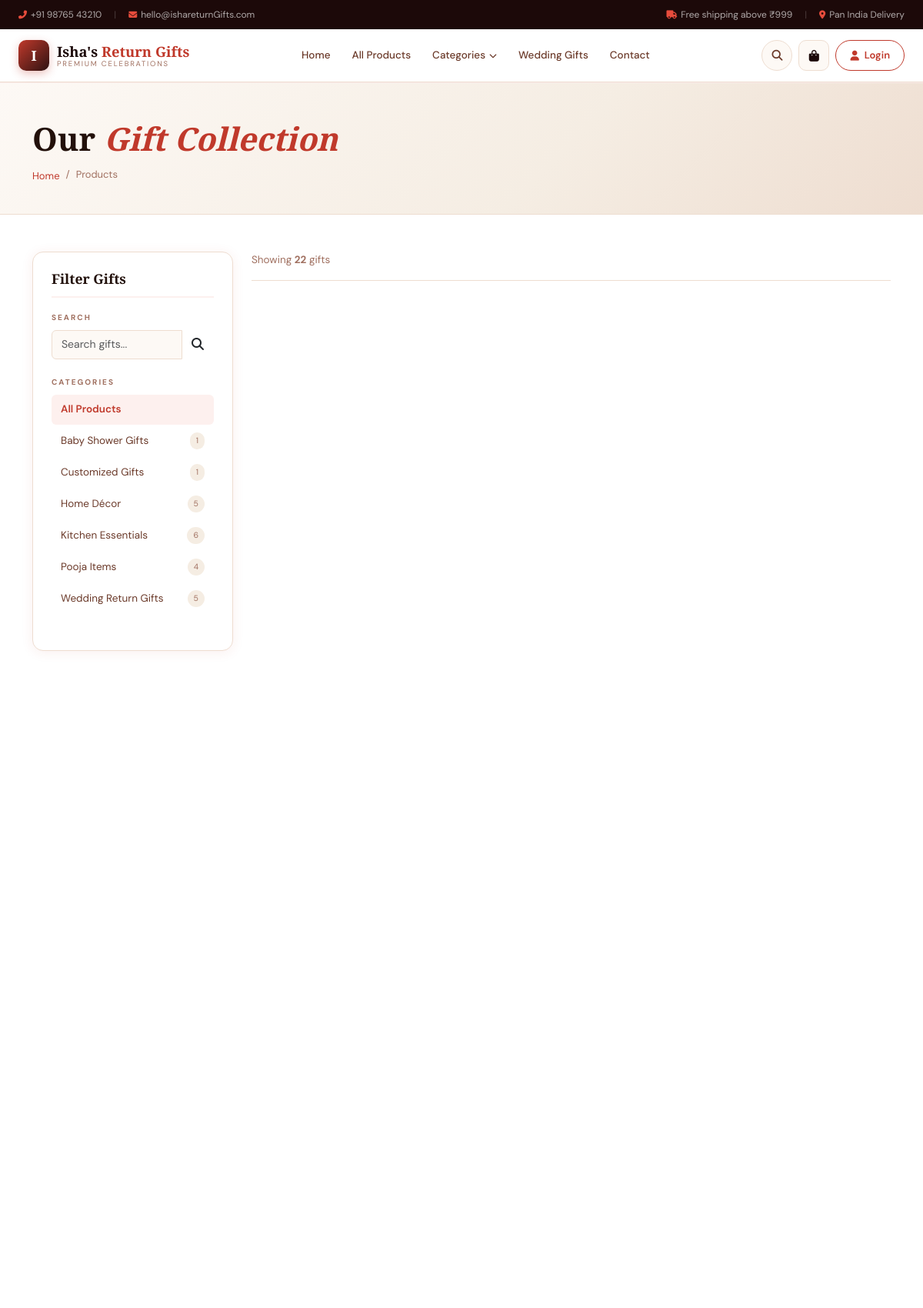
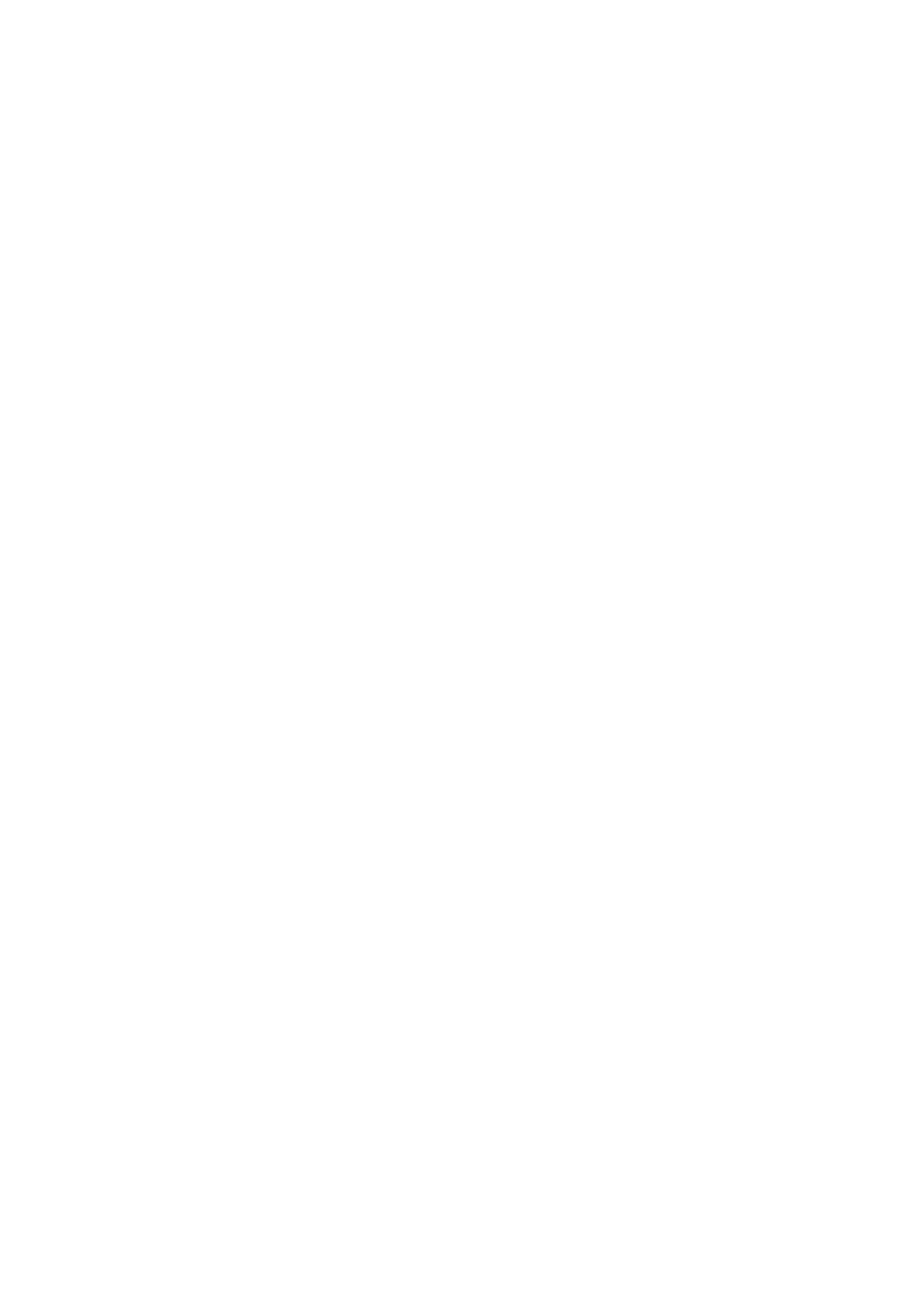
Screenshot of /products/ (upper part) with the database file from the repository (2 pictures, top to bottom).
### products/models.py (models this page shows, shortened)
class Category(models.Model):
    name = models.CharField(max_length=200)
    slug = models.SlugField(unique=True)
    image = models.ImageField(upload_to='categories/', blank=True, null=True)
    description = models.TextField(blank=True)
    created_at = models.DateTimeField(auto_now_add=True)
    class Meta:
        verbose_name_plural = 'Categories'
        ordering = ['name']

### products/views.py (the view)
# urls.py: path('products/', views.product_list, name='dashboard_products'),
def product_list(request):
    products = Product.objects.filter(is_active=True).select_related('category')
    categories = Category.objects.all()
    category_slug = request.GET.get('category', '')
    search = request.GET.get('search', '')
    featured = request.GET.get('featured', '')
    if category_slug:
        products = products.filter(category__slug=category_slug)
    if search:
        products = products.filter(name__icontains=search)
    if featured:
        products = products.filter(is_featured=True)
    active_category = None
    if category_slug:
        active_category = Category.objects.filter(slug=category_slug).first()
    return render(request, 'products/product_list.html', {
        'products': products,
        'categories': categories,
        'active_category': active_category,
        'search': search,
        'total_count': products.count(),
    })

### products/context_processors.py (called while the page is built)
def cart_count(request):
    count = 0
    if request.session.session_key:
        try:
            cart = Cart.objects.get(session_key=request.session.session_key)
            count = cart.get_item_count()
        except Cart.DoesNotExist:
            pass
    return {'cart_count': count}

### products/models.py (called while the page is built)
    @property
    def discount_percentage(self):
        if self.offer_price and self.price > 0:
            return int(((self.price - self.offer_price) / self.price) * 100)
        return 0

    def is_in_stock(self):
        return self.stock_quantity > 0

### templates/products/product_list.html (shortened to what this page needs)
{% extends 'base.html' %}
{% load static %}
{% block content %}
<section class="page-hero">
    <div class="container">
        <h1>Our <em>Gift Collection</em></h1>
        <nav aria-label="breadcrumb">
            <ol class="breadcrumb">
                <li class="breadcrumb-item"><a href="{% url 'home' %}">Home</a></li>
                <li class="breadcrumb-item active">Products</li>
            </ol>
        </nav>
    </div>
</section>
<section class="products-page-section">
    <div class="container">
        <div class="row">
            <div class="col-lg-3 mb-4">
                <div class="filter-sidebar">
                    <h5 class="filter-title">Filter Gifts</h5>
                    <div class="filter-group">
                        <h6>Search</h6>
                        <form action="{% url 'product_list' %}" method="GET">
                            <div class="input-group">
                                <input type="text" name="search" class="form-control" placeholder="Search gifts..." value="{{ search_query }}">
                                <button class="btn btn-gold" type="submit"><i class="fas fa-search"></i></button>
                            </div>
                        </form>
                    </div>
                    <div class="filter-group">
                        <h6>Categories</h6>
                        <ul class="filter-list">
                            <li>
                                <a href="{% url 'product_list' %}" class="filter-link {% if not selected_category %}active{% endif %}">
                                    All Products
                                </a>
                            </li>
                            {% for category in categories %}
                            <li>
                                <a href="{% url 'product_list' %}?category={{ category.slug }}" class="filter-link {% if selected_category == category.slug %}active{% endif %}">
                                    {{ category.name }}
                                    <span class="filter-count">{{ category.products.count }}</span>
                                </a>
                            </li>
                            {% endfor %}
                        </ul>
                    </div>
                </div>
            </div>
            <div class="col-lg-9">
                <div class="products-toolbar d-flex justify-content-between align-items-center mb-4">
                    <p class="toolbar-count">
                        Showing <strong>{{ products.count }}</strong> gifts
                    </p>
                </div>
                {% if products %}
                <div class="row g-4">
                    {% for product in products %}
                    <div class="col-6 col-md-4 col-lg-4">
                    </div>
                    {% endfor %}
                </div>
                {% endif %}
            </div>
        </div>
    </div>
</section>
{% endblock %}

### static/css/all.css (style rules this page uses)
:root { --rose: #c0392b; --rose2: #e74c3c; --rose-pale: #fdf0ee; --rose-mid: #f5c6c0; --gold: #c9972a; --gold2: #f0c96a; --gold-pale: #fdf6e9; --cream: #fdf9f5; --cream2: #f5ede3; --cream3: #eeddd0; --dark: #1c0909; --dark2: #2e1212; --text: #22100a; --text2: #6b3a2a; --text3: #a07060; --white: #ffffff; --r: 14px; --r-sm: 10px; --r-xs: 6px; --sh-s: 0 2px 16px rgba(192,57,43,0.08); --sh: 0 8px 32px rgba(192,57,43,0.12); --sh-l: 0 20px 60px rgba(192,57,43,0.16); --ease: cubic-bezier(0.4, 0, 0.2, 1); }
*, *::before, *::after { box-sizing: border-box; margin: 0; padding: 0; }
html { scroll-behavior: smooth; }
body { font-family: 'DM Sans', 'Segoe UI', sans-serif; background: #fff; color: var(--text); font-size: 15px; line-height: 1.7; overflow-x: hidden; }
a { text-decoration: none; color: inherit; }
.page-hero { background: linear-gradient(135deg, var(--cream) 0%, var(--cream2) 60%, var(--cream3) 100%); padding: 48px 0 36px; border-bottom: 1px solid var(--cream3); }
.page-hero h1 { font-family: 'Playfair Display', serif; font-size: clamp(1.7rem, 3.5vw, 2.6rem); font-weight: 700; color: var(--text); margin-bottom: 10px; }
.page-hero h1 em { color: var(--rose); font-style: italic; }
.breadcrumb { background: none; padding: 0; margin: 0; }
.breadcrumb-item a { color: var(--rose); font-size: 13px; }
.breadcrumb-item.active { color: var(--text3); font-size: 13px; }
.breadcrumb-item + .breadcrumb-item::before { color: var(--text3); }
.products-page-section { padding: 48px 0; }
.filter-sidebar { background: white; border-radius: var(--r); padding: 24px; box-shadow: var(--sh-s); border: 1px solid var(--cream3); position: sticky; top: 84px; }
.filter-title { font-family: 'Playfair Display', serif; font-size: 1.1rem; font-weight: 700; color: var(--text); margin-bottom: 20px; padding-bottom: 12px; border-bottom: 2px solid var(--rose-pale); }
.filter-group { margin-bottom: 24px; }
.filter-group h6 { font-size: 10px; font-weight: 700; letter-spacing: 2px; text-transform: uppercase; color: var(--text3); margin-bottom: 10px; }
.filter-list { list-style: none; padding: 0; }
.filter-list li { margin-bottom: 2px; }
.filter-link { display: flex; justify-content: space-between; align-items: center; padding: 8px 12px; border-radius: var(--r-xs); color: var(--text2); text-decoration: none; font-size: 13.5px; transition: all 0.2s var(--ease); }
.filter-link:hover, .filter-link.active { background: var(--rose-pale); color: var(--rose); font-weight: 600; }
.filter-count { background: var(--cream2); color: var(--text3); font-size: 10.5px; padding: 2px 8px; border-radius: 50px; }
.products-toolbar { border-bottom: 1px solid var(--cream3); padding-bottom: 14px; margin-bottom: 24px; display: flex; align-items: center; justify-content: space-between; }
.toolbar-count { font-size: 13.5px; color: var(--text3); margin: 0; }
.form-control { border: 1.5px solid var(--cream3); border-radius: var(--r-xs); font-family: inherit; color: var(--text); background: var(--cream); transition: all 0.2s var(--ease); font-size: 14px; }

### rows the page displays
Category: name "Baby Shower Gifts", products.count "1"
Category: name "Customized Gifts", products.count "1"
Category: name "Home Décor", products.count "5"
Category: name "Kitchen Essentials", products.count "6"
Category: name "Pooja Items", products.count "4"
Category: name "Wedding Return Gifts", products.count "5"

### other values shown
{{ products.count }} "22"
